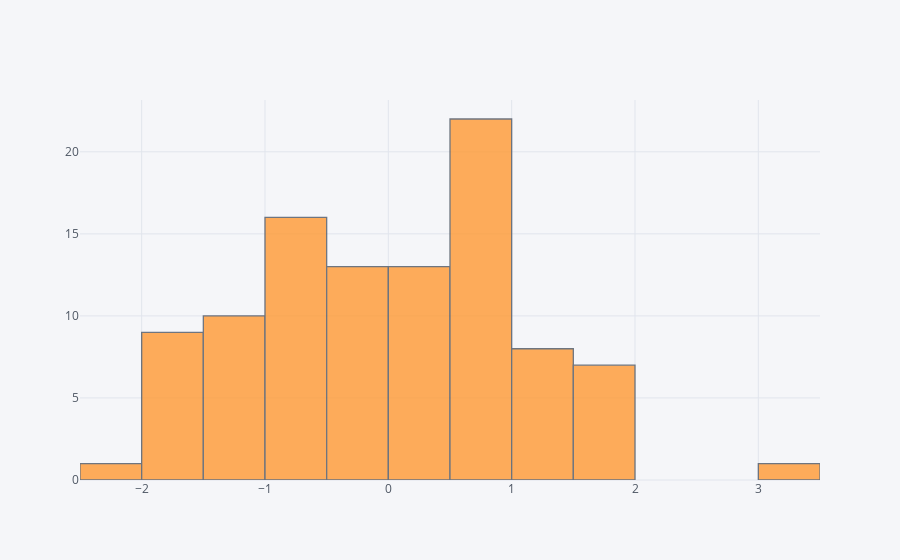

Notebook source saved alongside this figure:
### Code cell
df['A'].ipynb_checkpoints/lot(kind='hist')

### Figure 1 — Plotly figure (JSON) as saved in the notebook; plotly's stock layout.template omitted (floating-point values rounded to 4 significant figures)
{"data": [{"histfunc": "count", "histnorm": "", "marker": {"color": "rgba(255, 153, 51, 1.0)", "line": {"color": "#4D5663", "width": 1.3}}, "name": "A", "opacity": 0.8, "orientation": "v", "type": "histogram", "uid": "31070ea8-aa91-418f-bd16-0a823a314e21", "x": [-0.4871, 0.2231, -0.1394, 1.954, -1.127, 0.4693, -0.9784, 0.8917, -0.8668, 1.106, -0.6934, 0.07483, 0.6177, -0.3168, -0.9874, 0.6049, 0.3629, -0.4353, 3.37, -1.121, 0.9966, 0.9022, -0.545, 0.57, 0.8461, -0.3772, 1.334, -2.418, -1.713, -1.399, -0.2887, -1.596, 0.8353, 0.1243, 1.143, -1.704, 0.5329, 0.6764, 0.1929, 0.2342, -0.5508, -0.4036, -1.101, 1.122, 1.995, 1.706, 0.6726, 0.7736, 0.2693, 0.656, 1.846, -0.5409, 0.9906, -1.619, -0.9306, -1.023, -0.1742, 0.6735, 1.313, -1.614, -0.7344, -1.059, 0.6372, -1.157, 1.101, 0.9601, 0.5658, 0.4473, -0.8305, 0.7327, -1.689, -0.6446, 0.2794, -1.857, 0.3734, 0.6598, 1.509, 0.5527, -0.6354, 1.528, -0.2472, -1.57, -0.1859, -0.82, -0.2443, -1.404, -0.3672, 1.414, 1.632, -1.5, -1.466, -0.5247, 0.3733, -0.8786, 0.3012, -0.2023, 0.9339, 1.028, -1.232, -0.9362]}], "layout": {"barmode": "overlay", "legend": {"bgcolor": "#F5F6F9", "font": {"color": "#4D5663"}}, "paper_bgcolor": "#F5F6F9", "plot_bgcolor": "#F5F6F9", "title": {"font": {"color": "#4D5663"}}, "xaxis": {"gridcolor": "#E1E5ED", "showgrid": true, "tickfont": {"color": "#4D5663"}, "title": {"font": {"color": "#4D5663"}, "text": ""}, "zerolinecolor": "#E1E5ED"}, "yaxis": {"gridcolor": "#E1E5ED", "showgrid": true, "tickfont": {"color": "#4D5663"}, "title": {"font": {"color": "#4D5663"}, "text": ""}, "zerolinecolor": "#E1E5ED"}}}
